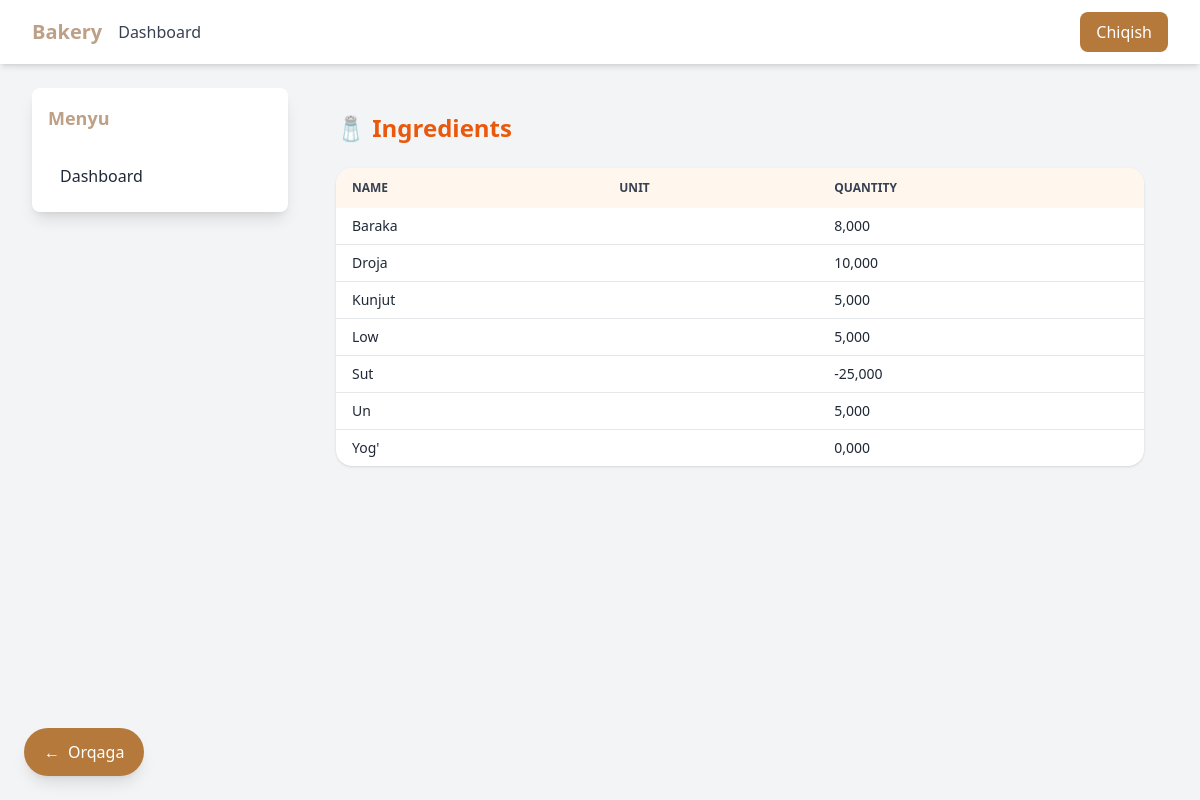
/inventory/ingredients/, run on the app's committed database.
### inventory/models.py (models this page shows, shortened)
class Ingredient(models.Model):
    name = models.CharField(max_length=200, unique=True)
    quantity = models.DecimalField(**DECIMAL_KWARGS, default=Decimal('0'))
    unit = models.ForeignKey(Unit, on_delete=models.PROTECT, related_name='ingredients')
    low_stock_threshold = models.DecimalField(
        **DECIMAL_KWARGS,
        default=Decimal('0'),
        help_text=_("Minimum quantity before alert (set by admin)")
    )
    class Meta:
        verbose_name = _("Ingredient")
        verbose_name_plural = _("Ingredients")

### inventory/views.py (the view)
# urls.py: path("ingredients/", views.ingredient_list, name="ingredient_list"),
def ingredient_list(request):
    ingredients = Ingredient.objects.select_related("unit").all().order_by("name")
    if request.method == "POST":
        form = IngredientForm(request.POST)
        if form.is_valid():
            form.save()
            messages.success(request, "🧂 Yangi ingredient qo‘shildi!")
            return redirect("inventory:ingredient_list")
    else:
        form = IngredientForm()
    return render(request, "inventory/ingredient_list.html", {
        "ingredients": ingredients,
        "form": form,
    })

### inventory/templates/inventory/ingredient_list.html (shortened to what this page needs)
{% extends "base.html" %}
{% block content %}
<div class="p-6">
  <div class="flex justify-between items-center mb-6">
    <h1 class="text-2xl font-bold text-orange-600">🧂 Ingredients</h1>
  </div>
  <div class="bg-white rounded-2xl shadow overflow-hidden">
    <div class="overflow-y-auto max-h-[70vh]">
      <table class="w-full text-sm text-left">
        <thead class="bg-orange-50 text-gray-700 uppercase text-xs">
          <tr>
            <th class="py-3 px-4">Name</th>
            <th class="py-3 px-4">Unit</th>
            <th class="py-3 px-4">Quantity</th>
          </tr>
        </thead>
        <tbody class="divide-y">
          {% for ing in ingredients %}
          <tr class="hover:bg-orange-50 transition">
            <td class="py-2 px-4 font-medium">{{ ing.name }}</td>
            <td class="py-2 px-4 text-gray-600">{{ ing.unit.abbreviation }}</td>
            <td class="py-2 px-4">{{ ing.quantity }}</td>
          </tr>
          {% empty %}
          <tr><td colspan="3" class="text-center py-4 text-gray-400">No ingredients yet</td></tr>
          {% endfor %}
        </tbody>
      </table>
    </div>
  </div>
</div>
{% endblock %}

### templates/base.html (style rules this page uses)
html { scroll-behavior: smooth; }
html, body { max-width: 100%; overflow-x: hidden; }
body { padding-top: 64px; }

### data on the page
Ingredient: name "Baraka", quantity "8,000"
Ingredient: name "Droja", quantity "10,000"
Ingredient: name "Kunjut", quantity "5,000"
Ingredient: name "Low", quantity "5,000"
Ingredient: name "Sut", quantity "-25,000"
Ingredient: name "Un", quantity "5,000"
Ingredient: name "Yog'", quantity "0,000"
